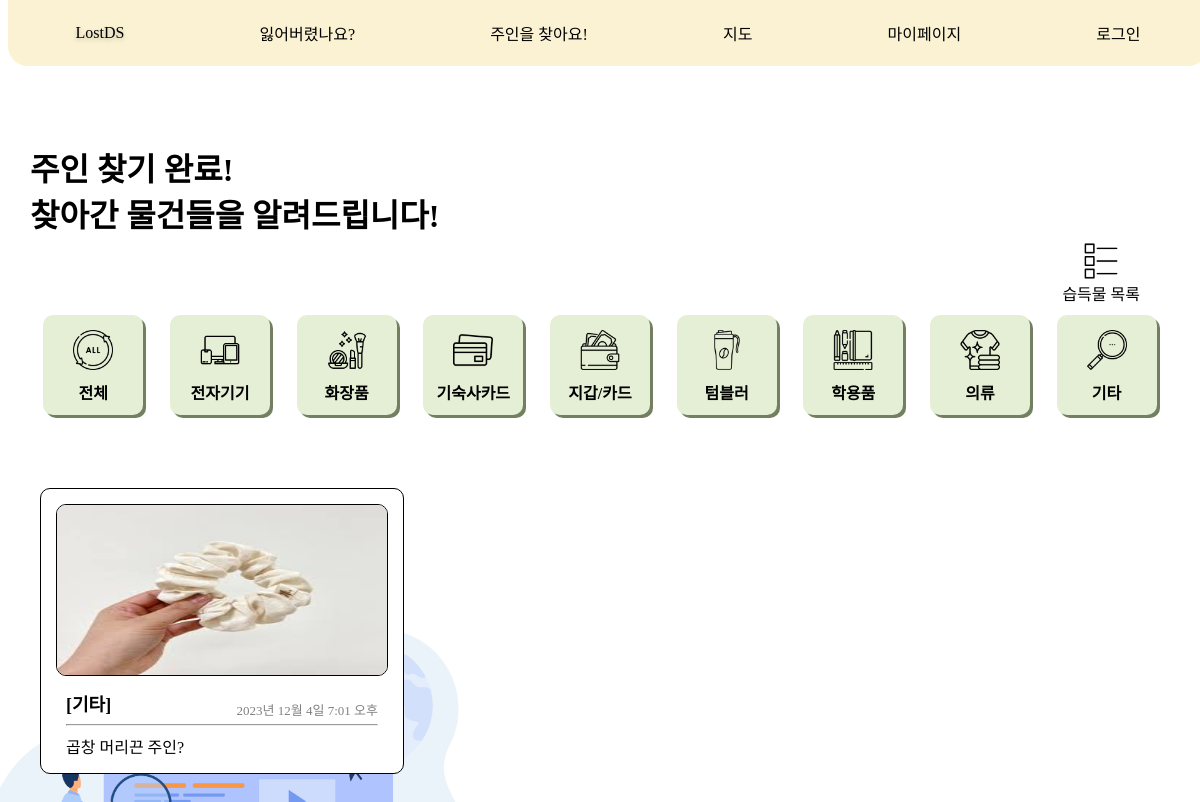
/message/complete_post/, run on an earlier commit of the app's database.
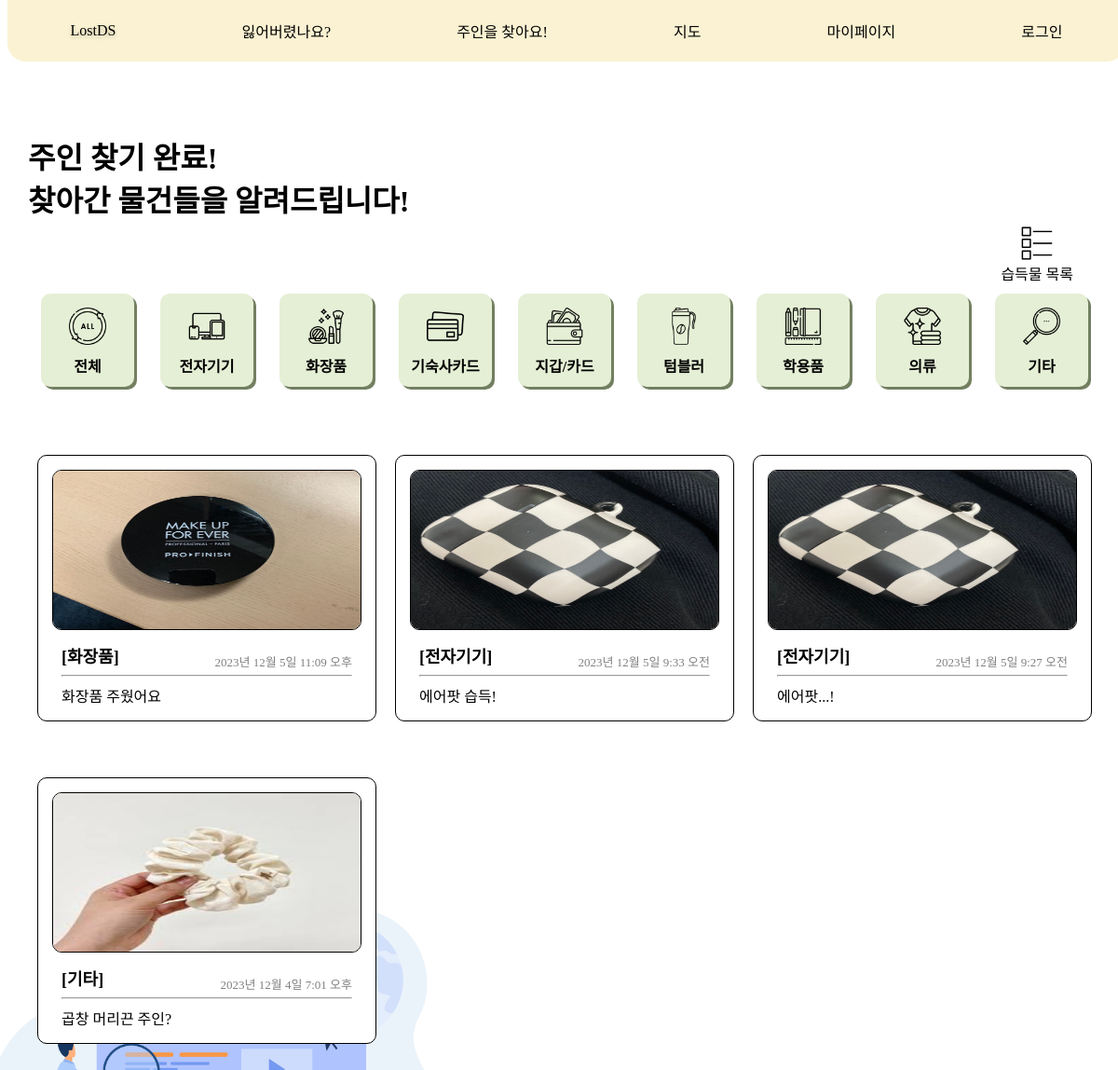
And on a later commit of the database.
### message/models.py (models this page shows, shortened)
class Category(models.Model):
    name = models.CharField(max_length=10, unique=True)
    slug = models.SlugField(max_length=100, unique=True, allow_unicode=True)
    head_image = models.ImageField(upload_to='message/images/category/', blank=True)
    def __str__(self):
        return self.name
    def get_absolute_url_complete(self):
        return f'/message/complete/category/{self.slug}/'
    class Meta:
        verbose_name_plural = 'Categories'

class CompleteItem(models.Model):
    title = models.CharField(max_length=30)
    author = models.ForeignKey(settings.AUTH_USER_MODEL, null=True, on_delete=models.SET_NULL)
    place = models.CharField(max_length=15, null=True)
    created_at = models.DateTimeField()
    category = models.ForeignKey(Category, null=True, on_delete=models.SET_NULL)
    head_image = models.ImageField(upload_to='message/images/complete/%Y/%m/%d/', blank=True)
    content = models.TextField()
    def __str__(self):
        return f'{self.title}'
    def get_absolute_url(self):
        return f'/message/complete_post/{self.pk}/'

### message/views.py (the view)
# urls.py: path('complete_post/', views.completeList.as_view()),
class completeList(ListView):
    model = CompleteItem
    ordering = '-pk'
    paginate_by = 9
    template_name = 'message/completeItem_list.html'
    def get_context_data(self, **kwargs):
        context = super(completeList, self).get_context_data()
        context['categories'] = Category.objects.all()
        return context

### message/templates/message/completeItem_list.html (shortened to what this page needs)
{% extends 'message/base_html/base_list.html' %}
{% load static %}
{% block content %}
<div class="main-title main-title-font">
    주인 찾기 완료!<br/>찾아간 물건들을 알려드립니다!
</div>
<div class="post-button">
    <a class="detail-link-new-post" href="/message/find/">
        <div class="post-list-move-button">
            <img src="/static/message/image/list.png" width="40" height="40">
            습득물 목록
        </div>
    </a>
</div>
<div class="category-container">
    <div class="category-content">
        <a class="detail-link" href="/message/complete_post/">
            <div class="icon-text-wrapper">
                <img src="/static/message/image/all.png" width="40" height="40">
                <div class="category-font">전체</div>
            </div>
        </a>
    </div>
    {% for category in categories %}
    <div class="category-content">
        <a class="detail-link" href="{{ category.get_absolute_url_complete }}">
            <div class="icon-text-wrapper">
                <img src="{{ category.head_image.url }}" width="40" height="40">
                <div class="category-font">{{ category }}</div>
            </div>
        </a>
    </div>
    {% endfor %}
</div>
<br/>
{% endblock %}

### message/templates/message/base_html/base_list.html (shortened to what this page needs)
<!DOCTYPE html>
{% load static %}
<html lang="ko">
<head>
    <link rel="stylesheet" href="{% static 'message/css/base_list.css' %}" media="screen"/>
</head>
<body>
<div style="display: flex; flex-direction: column;">
    <navigation class="nav">
        <a href='/' class='main'>LostDS</a>
        <a href="/message/ask/" class='item'>잃어버렸나요?</a>
        <a href="/message/find/" class='item'>주인을 찾아요!</a>
        <a href='https://map.naver.com/p/search/%EB%8D%95%EC%84%B1%EC%97%AC%EC%9E%90%EB%8C%80%ED%95%99%EA%B5%90?c=15.00,0,0,0,dh'
           class='item'>지도</a>
        <a href="{% url 'mypage' %}" class='item'>마이페이지</a>
        {% if user.is_authenticated %}
        <a href="/login/logout/" class='item'>로그아웃</a>
        {% else %}
        <a href="{% url 'user:login' %}" class='item'>로그인</a>
        {% endif %}
    </navigation>
    <div class="container">
        {% block content %}
        {% endblock %}
        <div class="post-container">
            {% for item in object_list %}
            <a class="detail-link" href="{{ item.get_absolute_url }}">
                <div class="post-content">
                    {% if item.head_image %}
                    <img class="post-image" src="{{ item.head_image.url }}" width="330px" height="170px"
                         alt="{{ item }} head image">
                    {% else %}
                    <img class="post-image" src="https://picsum.photos/seed/{{ item.id }}/330/170"
                         alt="random_image">
                    {% endif %}
                    <div class="post-text-box">
                        <div class="post-category-font">
                            [{{ item.category }}]
                            <span class="post-created_at-font">
                                    {{ item.created_at }}
                                </span>
                        </div>
                        <hr/>
                        <div class="post-title-font">
                            {{ item.title | truncatechars:20 }}
                        </div>
                    </div>
                </div>
            </a>
            {% endfor %}
        </div>
    </div>
</div>
</body>
</html>

What changed in the data, as far as the page shows it:
added CompleteItem: head_image (picture), category "화장품", created_at "2023년 12월 5일 11:09 오후", title "화장품 주웠어요"
added CompleteItem: head_image (picture), category "전자기기", created_at "2023년 12월 5일 9:33 오전", title "에어팟 습득!"
added CompleteItem: head_image (picture), category "전자기기", created_at "2023년 12월 5일 9:27 오전", title "에어팟...!"
